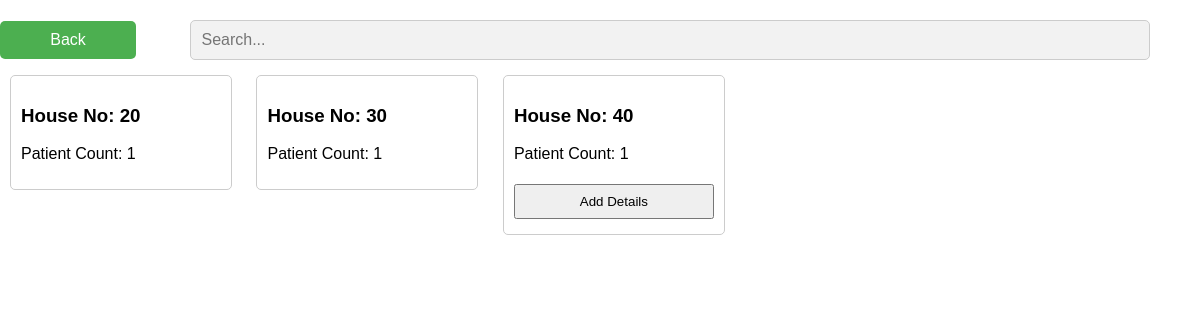
Page /patient on the committed database.
### ashaease/models.py (models this page shows)
class House(models.Model):
    user = models.ForeignKey(User, on_delete=models.CASCADE, related_name="houses")
    house_no = models.CharField(max_length=20)
    house_address = models.TextField()
    no_of_members = models.IntegerField(default=0)
    added_no_of_members = models.IntegerField(default=0)
    is_no_of_members_added = models.BooleanField(default=False)
    child_onboard = models.BooleanField(default=False)
    child_cound = models.IntegerField(default=0)
    added_child_cound = models.IntegerField(default=0)
    is_child_added = models.BooleanField(default=False)
    pregnant_onboard = models.BooleanField(default=False)
    pregnant_cound = models.IntegerField(default=0)
    added_pregnant_cound = models.IntegerField(default=0)
    is_pregnant_added = models.BooleanField(default=False)
    patients_onboard = models.BooleanField(default=False)
    patients_cound = models.IntegerField(default=0)
    added_patients_cound = models.IntegerField(default=0)
    is_patients_added = models.BooleanField(default=False)

### ashaease/views.py (the view)
# urls.py: path('patient', views.patient, name='patient'),
def patient(request):
    houses = House.objects.filter(child_onboard=True)
    context = {
        'houses' : houses,
    }
    return render(request, 'patient.html', context)

### ashaease/templates/patient.html (shortened to what this page needs)
<!DOCTYPE html>
<html lang="en">
<head>
</head>
<body>
    <div>
        <a class="btn" href="home">Back</a>
        <input type="text" id="searchInput" placeholder="Search...">
    </div>
    <div id="cardContainer">
        {% for i in houses %}
        <div class="card">
            <h3>House No: {{ i.house_no }}</h3>
            <p>Patient Count: {{ i.patients_cound }}</p>
            <form method="post" action="add_patient_request">
                {% if i.is_patients_added == False %}
                <button type="submit">Add Details</button>
                {% endif %}
            </form>
        </div>
        {% endfor %}
    </div>
</body>
</html>

### ashaease/templates/patient.html (style rules this page uses)
body { margin: 0; padding: 0; font-family: Arial, sans-serif; }
.card { border: 1px solid #ccc; border-radius: 5px; padding: 10px; margin: 10px; width: 200px; display: inline-block; vertical-align: top; }
#searchInput { margin-top: 20px; margin-left: 50px; padding: 10px; width: 80%; border: 1px solid #ccc; border-radius: 5px; font-size: 16px; background-color: #f2f2f2; box-sizing: border-box; outline: none; }
.btn { width: 8%; background-color: #4CAF50; border: none; color: white; padding: 10px 20px; text-align: center; text-decoration: none; display: inline-block; font-size: 16px; border-radius: 5px; cursor: pointer; }
input[type="text"], button { padding: 8px; margin: 5px 0; width: 100%; box-sizing: border-box; }

### rows in the picture
House: house_no "20", patients_cound "1"
House: house_no "30", patients_cound "1"
House: house_no "40", patients_cound "1", is_patients_added "Add Details"
